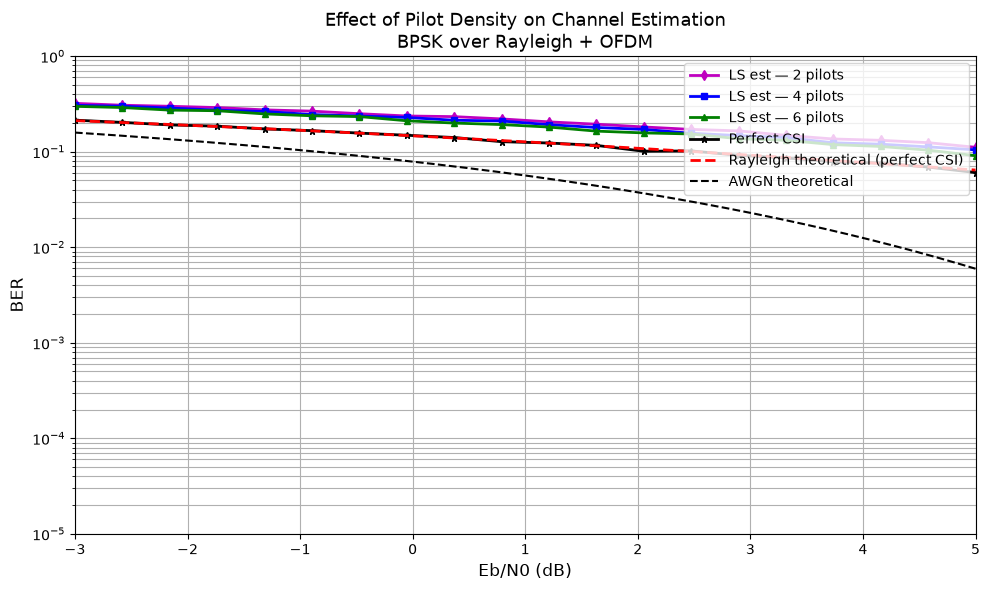

Python code for this plot:
try:
    import sionna.phy
except ImportError as e:
    import os
    import sys
    if 'google.colab' in sys.modules:
       # Install Sionna in Google Colab
       print("Installing Sionna and restarting the runtime. Please run the cell again.")
       os.system("pip install sionna")
       os.kill(os.getpid(), 5)
    else:
       raise e

sionna.phy.config.seed = 50
import matplotlib.pyplot as plt
import numpy as np
import torch

from sionna.phy import Block
from sionna.phy.mimo import StreamManagement
from sionna.phy.utils import sim_ber, ebnodb2no
from sionna.phy.mapping import Mapper, QAMSource, BinarySource
from sionna.phy.ofdm import ResourceGrid, ResourceGridMapper, LSChannelEstimator, \
                            LMMSEInterpolator, LinearDetector, KBestDetector, \
                            EPDetector, MMSEPICDetector, ResourceGridDemapper
from sionna.phy.channel import GenerateOFDMChannel, OFDMChannel, gen_single_sector_topology
from scipy.special import erfc
from scipy.interpolate import interp1d
# ── Simulation parameters ──────────────────────────────────────────────────────
NUM_BITS_PER_SYMBOL = 1
BATCH_SIZE          = 2000
EBN0_DB_MIN         = -3.0
EBN0_DB_MAX         = 5.0
NUM_OFDM_SYMBOLS    = 14
FFT_SIZE            = 12 * 4
SUBCARRIER_SPACING  = 30e3
NUM_RX_ANT          = 1
N_ITERS             = 200

# ── Pilot configurations to compare ───────────────────────────────────────────
PILOT_CONFIGS = {
    "2 pilots":  [2, 11],
    "4 pilots":  [1, 5, 9, 13],
    "6 pilots":  [0, 3, 5, 8, 10, 13],
    "Perfect CSI": [2, 11],   # same grid, but h_hat = h_freq
}

# ── Model ──────────────────────────────────────────────────────────────────────
class OFDMRayleigh(sionna.phy.Block):
    def __init__(self, num_bits_per_symbol, pilot_indices, perfect_csi=False):
        super().__init__()

        rg = ResourceGrid(
            num_ofdm_symbols=NUM_OFDM_SYMBOLS,
            fft_size=FFT_SIZE,
            subcarrier_spacing=SUBCARRIER_SPACING,
            num_tx=1,
            pilot_pattern="kronecker",
            pilot_ofdm_symbol_indices=pilot_indices
        )
        self.rg              = rg
        self.n_bits          = num_bits_per_symbol
        self.block_length    = rg.num_data_symbols * num_bits_per_symbol
        self.perfect_csi     = perfect_csi

        rx_tx   = np.array([[1]])
        sm      = StreamManagement(rx_tx, num_streams_per_tx=1)

        self.rg_mapper     = ResourceGridMapper(rg)
        self.binary_source = sionna.phy.mapping.BinarySource()
        self.constellation = sionna.phy.mapping.Constellation("pam", num_bits_per_symbol)
        self.mapper        = sionna.phy.mapping.Mapper(constellation=self.constellation)
        self.ch_model      = sionna.phy.channel.RayleighBlockFading(
                                num_rx=1, num_rx_ant=NUM_RX_ANT,
                                num_tx=1, num_tx_ant=1)
        self.channel       = OFDMChannel(self.ch_model, rg, return_channel=True)
        self.estimator     = LSChannelEstimator(rg, interpolation_type='lin')
        self.equalizer     = LinearDetector(
                                equalizer="lmmse",
                                output="bit",
                                demapping_method="app",
                                resource_grid=rg,
                                stream_management=sm,
                                constellation_type="pam",
                                num_bits_per_symbol=num_bits_per_symbol)

    def call(self, batch_size, ebno_db):
        no = sionna.phy.utils.ebnodb2no(
            ebno_db, num_bits_per_symbol=self.n_bits, coderate=1.0)
        if isinstance(no, torch.Tensor):
            no = no.detach().clone().to(torch.float32)
        else:
            no = torch.tensor(no, dtype=torch.float32)

        bits = self.binary_source([batch_size, 1, 1, self.block_length])
        x    = self.mapper(bits)
        x_rg = self.rg_mapper(x)

        y_rg, h_freq   = self.channel(x_rg, no)
        h_hat, err_var = self.estimator(y_rg, no)

        if self.perfect_csi:
            h_hat   = h_freq
            err_var = torch.zeros_like(h_hat)

        llr = self.equalizer(y_rg, h_hat, err_var, no)
        return bits, llr

# ── Instantiate models ─────────────────────────────────────────────────────────
models = {
    "2 pilots":    OFDMRayleigh(NUM_BITS_PER_SYMBOL, [2, 11],             perfect_csi=False),
    "4 pilots":    OFDMRayleigh(NUM_BITS_PER_SYMBOL, [1, 5, 9, 13],       perfect_csi=False),
    "6 pilots":    OFDMRayleigh(NUM_BITS_PER_SYMBOL, [0, 3, 5, 8, 10, 13],perfect_csi=False),
    "Perfect CSI": OFDMRayleigh(NUM_BITS_PER_SYMBOL, [2, 11],             perfect_csi=True),
}

print("Block lengths (data bits per transmission):")
for name, m in models.items():
    print(f"  {name:12s} → {m.block_length} bits")

# ── Simulate all models ────────────────────────────────────────────────────────
ebno_dbs = np.linspace(EBN0_DB_MIN, EBN0_DB_MAX, 20)

ber_plots = sionna.phy.utils.PlotBER("Pilot density comparison")

styles = {
    "2 pilots":    ("md-", "LS est — 2 pilots"),
    "4 pilots":    ("bs-", "LS est — 4 pilots"),
    "6 pilots":    ("g^-", "LS est — 6 pilots"),
    "Perfect CSI": ("k*-", "Perfect CSI"),
}

for name, model in models.items():
    print(f"\nSimulating: {name}")
    ber_plots.simulate(
        model,
        ebno_dbs=ebno_dbs,
        batch_size=BATCH_SIZE,
        num_target_block_errors=100,
        legend=name,
        soft_estimates=True,
        max_mc_iter=N_ITERS,
        show_fig=False
    )

# ── Extract results ────────────────────────────────────────────────────────────
results = {}
for i, name in enumerate(models.keys()):
    results[name] = {
        "snrs": ber_plots._snrs[i],
        "bers": ber_plots._bers[i],
    }

# ── Theoretical curves ─────────────────────────────────────────────────────────
def qfunc(x):
    return 0.5 * erfc(x / np.sqrt(2.0))

def rayleigh_ber(ebno_linear):
    return 0.5 * (1 - np.sqrt(ebno_linear / (1 + ebno_linear)))

ebno_theory  = np.linspace(EBN0_DB_MIN, EBN0_DB_MAX, 200)
ebno_lin     = 10 ** (ebno_theory / 10.0)
ber_awgn     = qfunc(np.sqrt(2 * ebno_lin))
ber_rayleigh = rayleigh_ber(ebno_lin)

# ── Plot ───────────────────────────────────────────────────────────────────────
fig, ax = plt.subplots(figsize=(10, 6))

# Monte Carlo curves
for name, (style, label) in styles.items():
    ax.semilogy(results[name]["snrs"], results[name]["bers"],
                style, linewidth=2, markersize=5, label=label)

# Theoretical reference curves
ax.semilogy(ebno_theory, ber_rayleigh, 'r--',
            linewidth=2, label="Rayleigh theoretical (perfect CSI)")
ax.semilogy(ebno_theory, ber_awgn, 'k--',
            linewidth=1.5, label="AWGN theoretical")

ax.set_xlabel("Eb/N0 (dB)", fontsize=12)
ax.set_ylabel("BER", fontsize=12)
ax.set_title("Effect of Pilot Density on Channel Estimation\nBPSK over Rayleigh + OFDM", fontsize=13)
ax.legend(fontsize=10, loc="upper right")
ax.grid(True, which="both")
ax.set_ylim([1e-5, 1])
ax.set_xlim([EBN0_DB_MIN, EBN0_DB_MAX])

plt.tight_layout()
plt.show()

# ── Print data bits per transmission for each config ──────────────────────────
print("\nPilot overhead summary:")
print(f"{'Config':<12} {'Pilot syms':>10} {'Data bits':>10} {'Overhead %':>12}")
print("-" * 46)
configs = [
    ("2 pilots",  2,  models["2 pilots"].block_length),
    ("4 pilots",  4,  models["4 pilots"].block_length),
    ("6 pilots",  6,  models["6 pilots"].block_length),
]
max_bits = configs[0][2]
for name, npilots, nbits in configs:
    overhead = (max_bits - nbits) / max_bits * 100
    print(f"{name:<12} {npilots:>10} {nbits:>10} {overhead:>11.1f}%")

ber_2_pilots = results['2 pilots']['bers']
ber_4_pilots = results['4 pilots']['bers']
ber_6_pilots = results['6 pilots']['bers']
ber_perfect_csi = results['Perfect CSI']['bers']
ebno_dbs_common = results['2 pilots']['snrs'] # Eb/No values are the same for all

mse_2_pilots = (ber_2_pilots - ber_perfect_csi)**2
mse_4_pilots = (ber_4_pilots - ber_perfect_csi)**2
mse_6_pilots = (ber_6_pilots - ber_perfect_csi)**2

fig, ax = plt.subplots(figsize=(10, 6))
ax.semilogy(ebno_dbs_common, mse_2_pilots, 'md-', label='MSE (2 pilots vs Perfect CSI)')
ax.semilogy(ebno_dbs_common, mse_4_pilots, 'bs-', label='MSE (4 pilots vs Perfect CSI)')
ax.semilogy(ebno_dbs_common, mse_6_pilots, 'g^-', label='MSE (6 pilots vs Perfect CSI)')

ax.set_xlabel("Eb/N0 (dB)", fontsize=12)
ax.set_ylabel("Mean Squared Error (BER)", fontsize=12)
ax.set_title("Mean Squared Error between Estimated and Perfect CSI BER", fontsize=13)
ax.legend(fontsize=10, loc="upper right")
ax.grid(True, which="both")
plt.tight_layout()
plt.show()
